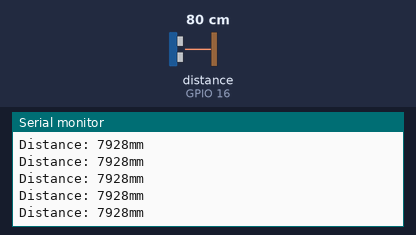
Simulated run of this program. Board: ESP32. Parts: the last lines printed to the serial monitor. Wiring (inferred from the names in the program): ultrasonic range finder: trigger GPIO 17; echo GPIO 16. The test bench sets the inputs (shaded band); at power-on: distance to the obstacle (sensor on GPIO 16) 80 cm. The echo pulse lasts 58.3 µs per cm.

Above: at 1.2 s.
1.3 s: distance to the obstacle (sensor on GPIO 16) set to 2 cm
At 1.8 s:
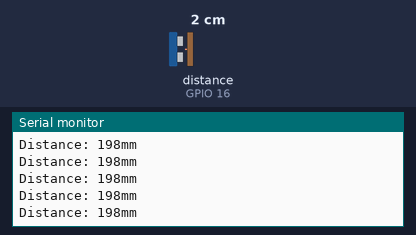
2.8 s: distance to the obstacle (sensor on GPIO 16) set to 4 cm
At 3.3 s:
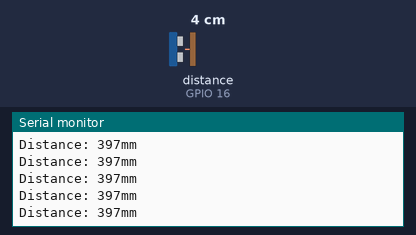
Timing chart, 0 to 4.6 s (numbered marks = the images above; inputs shaded):
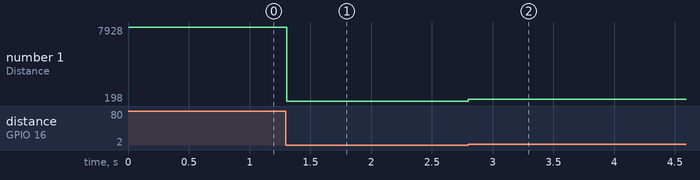

The program:

main.cpp
```cpp
#include <Arduino.h>

#define trigPin 17
#define echoPin 16


// Defines variables for HC-SR04
long duration; // variable for the duration of sound wave travel
int distance; // variable for the distance measurement


void setup() {
  pinMode(trigPin, OUTPUT); // Sets the trigPin as an OUTPUT
  pinMode(echoPin, INPUT); // Sets the echoPin as an INPUT
  Serial.begin(115200); // // Serial Communication is starting with 115200 of baudrate speed
}

void loop() {
  // HC-SR04 Sensor

  // Clears the trigPin condition
  digitalWrite(trigPin, LOW);
  delayMicroseconds(2);
  // Sets the trigPin HIGH (ACTIVE) for 10 microseconds
  digitalWrite(trigPin, HIGH);
  delayMicroseconds(10);
  digitalWrite(trigPin, LOW);
  // Reads the echoPin, returns the sound wave travel time in microseconds
  duration = pulseIn(echoPin, HIGH);
  // Calculating the distance
  distance = duration * 0.034 / 2*100; // Speed of sound wave divided by 2 (go and back)
  // Displays the distance on the Serial Monitor
  Serial.print("Distance: ");
  Serial.print(distance);
  Serial.println("mm");


}
```

Measured:
- after the input at 1.3 s, the serial monitor: prints a new line at once (image 1)
- after the input at 2.8 s, the serial monitor: prints a new line at once (image 2)
- plotted number 1: 7928 → 198 after the input at 1.3 s, 198 → 397 after the input at 2.8 s
